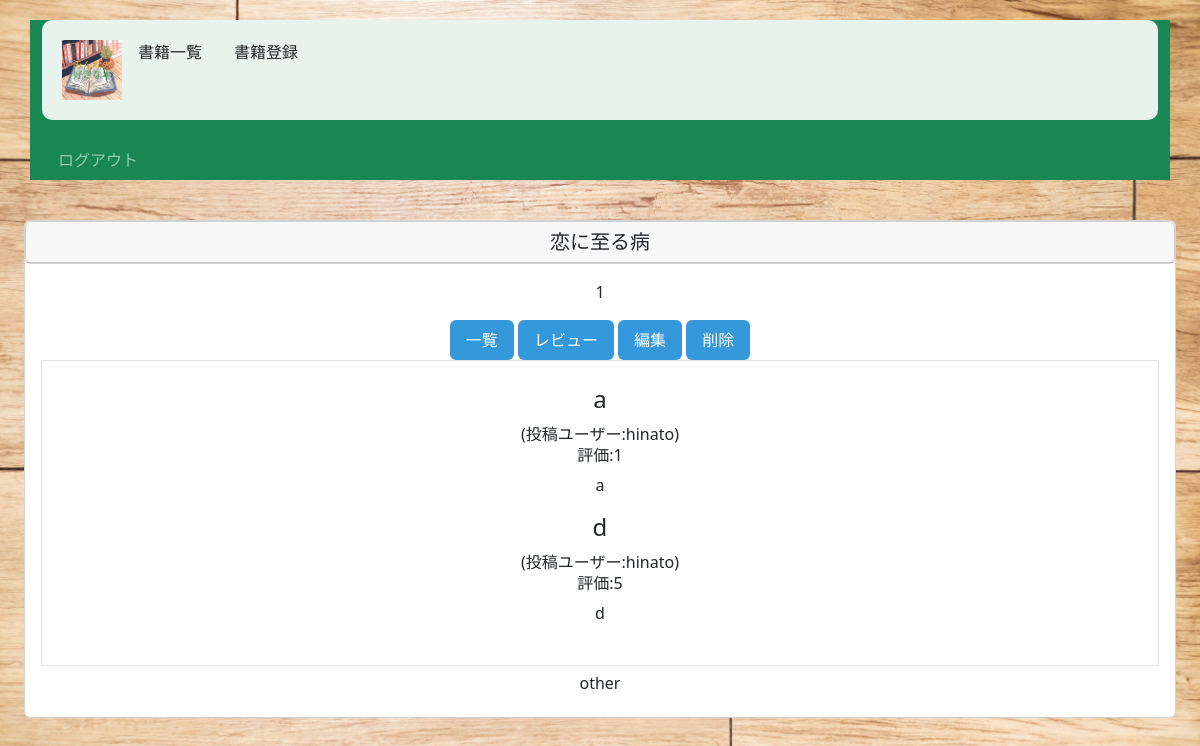
The page /book/1/detail/ (signed in) on the database its author committed.
### book/models.py (models this page shows, shortened)
class Book(models.Model):
    title=models.CharField(max_length=100)
    text=models.TextField()
    thumbnail=models.ImageField(null=True, blank=True)
    category=models.CharField(
        max_length=100,
        choices=CATEGORY
        )
    user = models.ForeignKey('auth.User',on_delete=models.CASCADE)

class Review(models.Model):
    book=models.ForeignKey(Book,on_delete=models.CASCADE)
    title=models.CharField(max_length=100)
    text=models.TextField()
    rate=models.IntegerField(choices=RATE_CHOICES)
    user=models.ForeignKey('auth.User',on_delete=models.CASCADE)

### book/views.py (the view)
# urls.py: path('book/<int:pk>/detail/', views.DetailBookView.as_view(),name='detail-book'),
class DetailBookView(LoginRequiredMixin,DetailView):
    template_name='book/book_detail.html'
    model=Book

### book/templates/book/book_detail.html (shortened to what this page needs)
{% extends 'base.html' %}
{% block content %}
    <div class="card text-center">
	    <div class="card">
		    <h5 class="card-header">{{object.title}}</h5></div>
		    <div class="card-body">
			    <p class="card-text">{{object.text}}</p>
			    <a href="{% url 'list-book' %}" class="btn btn-primary">一覧</a>
				<a href="{% url 'review' object.pk%}" class="btn btn-primary">レビュー</a>
                <a href="{% url 'update-book' object.pk%}" class="btn btn-primary">編集</a>
                <a href="{% url 'delete-book' object.pk%}" class="btn btn-primary">削除</a>
				<div class="border p-4 mb-2">
					{% for review in object.review_set.all %}
					<div>
						<h3 class="h4">{{review.title}}</h3>
						<div class="px-2">
							<span>(投稿ユーザー:{{ review.user.username }})</span>
							<h6>評価:{{review.rate}}</h6>
							<p>{{review.text}}</p>
						</div>
					</div>
					{% endfor %}
				</div>
			    <h6 class="card-title">{{object.category}}</h6>
		    </div>
        </div>
    </div>
{% endblock content %}

### book/static/book/css/style.css (style rules this page uses)
body { background-image: url('../image/KAZUKIDSCF2403.jpg'); background-size: cover; background-attachment: fixed; background-position: center; background-repeat: no-repeat; min-height: 100vh; }
.btn-primary { background-color: #3498db; border: none; padding: 8px 16px; transition: background-color 0.3s ease; }

### rows shown on the page
Book: title "恋に至る病", text "1", category "other"
Review: title "a", user.username "hinato", rate "1", text "a"
Review: title "d", user.username "hinato", rate "5", text "d"
